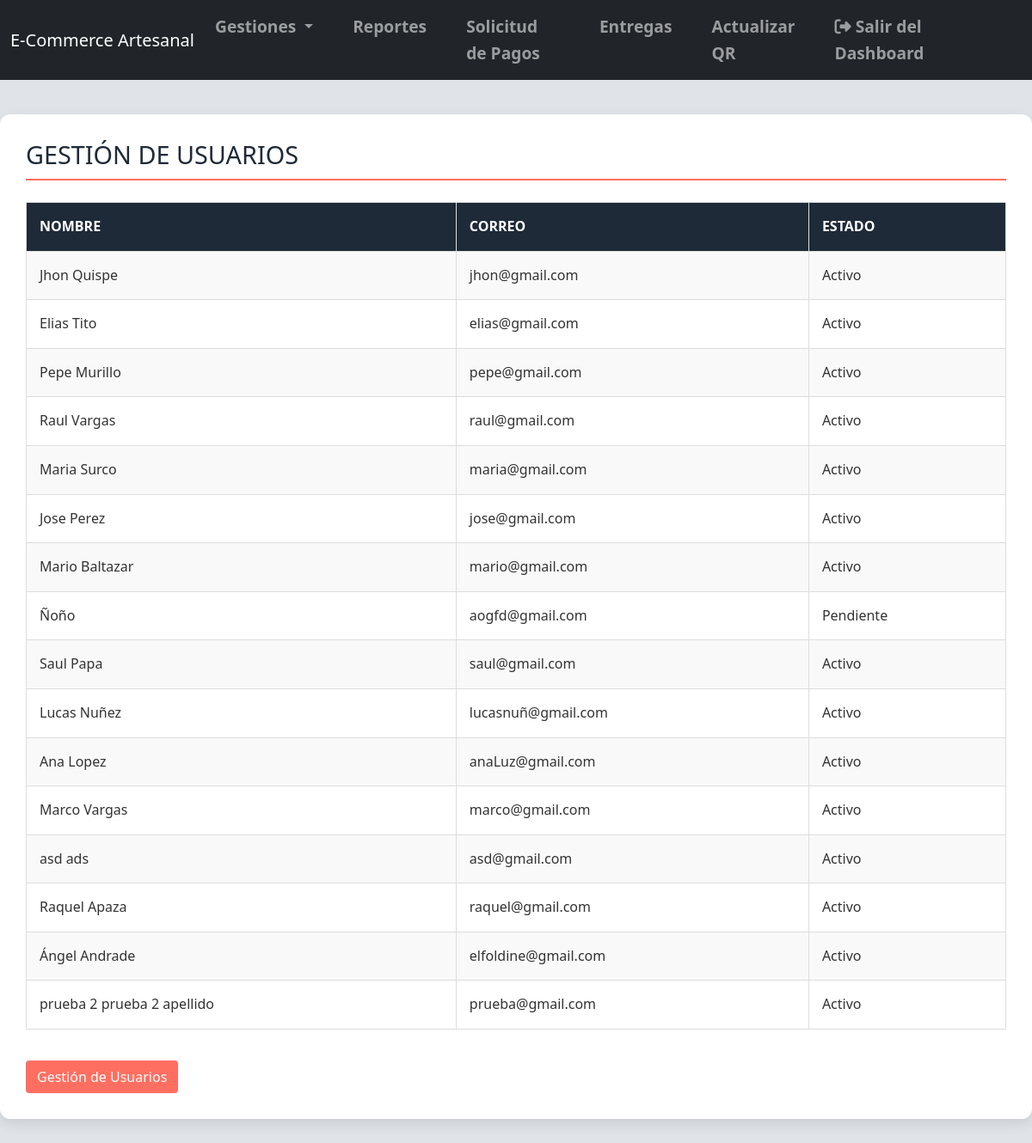
Screenshot of /Dashboard/Dashboard_administrador.php?seccion=usuarios with the database file from the repository.
### tables this page shows
CREATE TABLE `usuario` (
  `id_usuario` int(11) NOT NULL,
  `nombre` varchar(50) NOT NULL,
  `apellido` varchar(50) NOT NULL,
  `correo` varchar(100) NOT NULL,
  `contraseña` varchar(255) NOT NULL,
  `fecha_naci` date DEFAULT NULL,
  `telefono` varchar(20) DEFAULT NULL,
  `fecha_registro` datetime DEFAULT NULL,
  `estado` enum('Activo','Inactivo','Suspendido','Pendiente') NOT NULL DEFAULT 'Activo',
  `rol` enum('comprador','vendedor','delivery','administrador') NOT NULL
);

### Dashboard/Funciones_db/functions_administrador.php (the view, shortened to what this page needs)
<?php
$servername = "localhost";
$username = "root";
$password = "";
$database = "bdproduc_artesanales";
$conn = new mysqli($servername, $username, $password, $database);
function mostrarUsuarios() {
    global $conn;
    $sql = "SELECT * FROM USUARIO";
    $result = $conn->query($sql);
    if ($result->num_rows > 0) {
        echo "<h2>Gestión de Usuarios</h2>";
        echo "<table>
                <tr>
                    <th>Nombre</th>
                    <th>Correo</th>
                    <th>Estado</th>
                </tr>";
        while($row = $result->fetch_assoc()) {
            echo "<tr>
                    <td>".$row["nombre"]." ".$row["apellido"]."</td>
                    <td>".$row["correo"]."</td>
                    <td>".$row["estado"]."</td>
                  </tr>";
        }
        echo "</table>";
    } else {
        echo "<p>No hay usuarios registrados.</p>";
    }
}
?>

### Dashboard/css/styles.css (style rules this page uses)
* { margin: 0; padding: 0; box-sizing: border-box; }
body { font-family: 'Segoe UI', Tahoma, Geneva, Verdana, sans-serif; background-color: #e0e4e8; color: #333; line-height: 1.6; margin: 0; padding: 0; }
h2 { color: #1e2a38; font-size: 1.8em; margin-bottom: 25px; border-bottom: 2px solid #ff6f61; padding-bottom: 10px; text-transform: uppercase; }
table { width: 100%; border-collapse: collapse; margin-bottom: 20px; }
table, th, td { border: 1px solid #ddd; }
th, td { padding: 15px; text-align: left; font-size: 1em; }
th { background-color: #1e2a38; color: white; text-transform: uppercase; }
tr:nth-child(even) { background-color: #f9f9f9; }
main, table, form { animation: fadeIn 0.5s ease; }

### rows the page displays
usuario: nombre "Jhon", apellido "Quispe", correo "jhon@gmail.com", estado "Activo"
usuario: nombre "Elias", apellido "Tito", correo "elias@gmail.com", estado "Activo"
usuario: nombre "Pepe", apellido "Murillo", correo "pepe@gmail.com", estado "Activo"
usuario: nombre "Raul", apellido "Vargas", correo "raul@gmail.com", estado "Activo"
usuario: nombre "Maria", apellido "Surco", correo "maria@gmail.com", estado "Activo"
usuario: nombre "Jose", apellido "Perez", correo "jose@gmail.com", estado "Activo"
usuario: nombre "Mario", apellido "Baltazar", correo "mario@gmail.com", estado "Activo"
usuario: nombre "Ñoño", correo "aogfd@gmail.com", estado "Pendiente"
usuario: nombre "Saul", apellido "Papa", correo "saul@gmail.com", estado "Activo"
usuario: nombre "Lucas", apellido "Nuñez", correo "lucasnuñ@gmail.com", estado "Activo"
usuario: nombre "Ana", apellido "Lopez", correo "anaLuz@gmail.com", estado "Activo"
usuario: nombre "Marco", apellido "Vargas", correo "marco@gmail.com", estado "Activo"
usuario: nombre "asd", apellido "ads", correo "asd@gmail.com", estado "Activo"
usuario: nombre "Raquel", apellido "Apaza", correo "raquel@gmail.com", estado "Activo"
usuario: nombre "Ángel", apellido "Andrade", correo "elfoldine@gmail.com", estado "Activo"
usuario: nombre "prueba 2", apellido "prueba 2 apellido", correo "prueba@gmail.com", estado "Activo"
